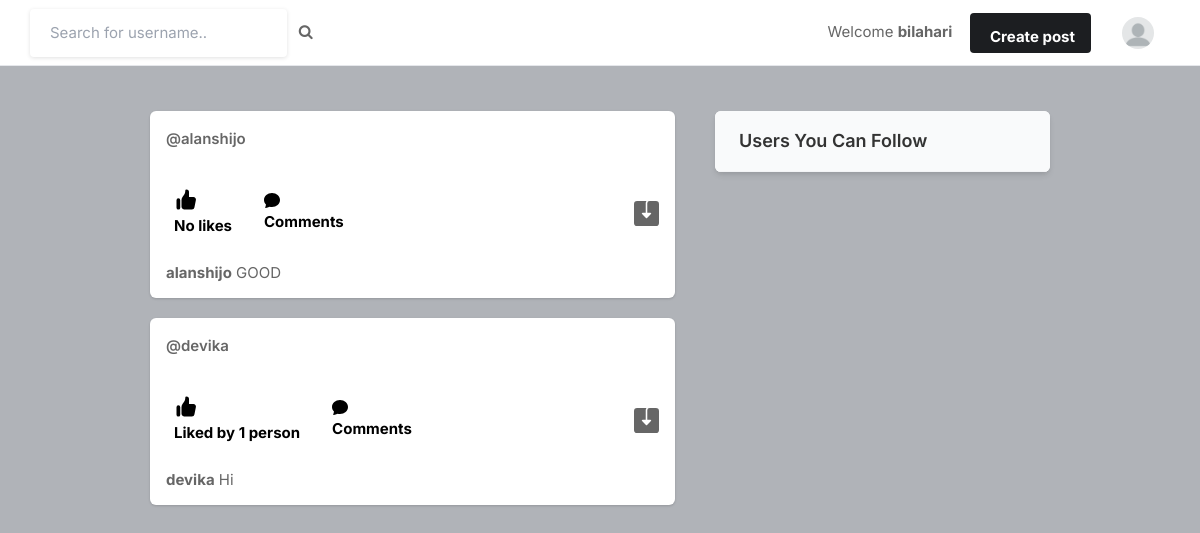
Page / (signed in) on the earlier database version.
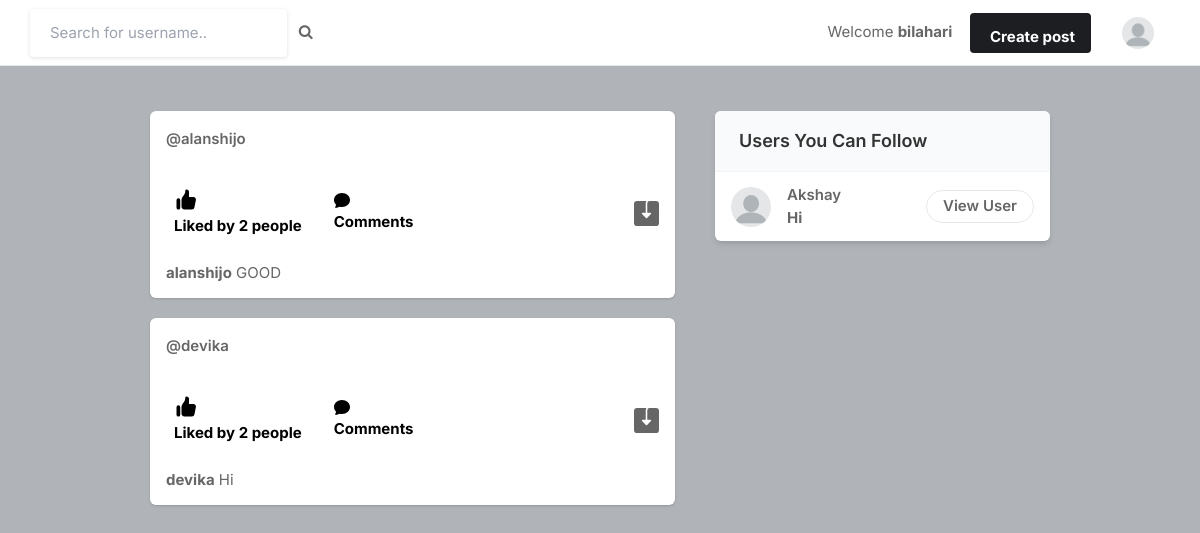
Same page on the later database version.
### core/models.py (models this page shows, shortened)
class Profile(models.Model):
    user = models.ForeignKey(User, on_delete=models.CASCADE)
    id_user = models.IntegerField()
    bio = models.TextField(blank=True)
    phone = models.CharField(max_length=10)
    profileimg = models.ImageField(upload_to='profile_images', default='pic.png')
    location = models.CharField(max_length=100, blank=True)
    tenth = models.FloatField(blank=True, default=0)
    twelfth = models.FloatField(blank=True, default=0)
    ug = models.FloatField(blank=True, default=0)
    pg = models.FloatField(blank=True, default=0)

class Post(models.Model):
    id = models.UUIDField(primary_key=True, default=uuid.uuid4)
    user = models.CharField(max_length=100)
    image = models.ImageField(upload_to='post_images')
    caption = models.TextField()
    created_at = models.DateTimeField(default=datetime.now)
    no_of_likes = models.IntegerField(default=0)

### core/views.py (the view)
# urls.py: path('', views.index, name='index'),
@login_required(login_url='signin')
def index(request):
    user_object = User.objects.get(username=request.user.username)
    user_profile = Profile.objects.get(user=user_object)
    user_following_list = []
    feed = []
    user_following = FollowersCount.objects.filter(follower=request.user.username)
    for users in user_following:
        user_following_list.append(users.user)
    for usernames in user_following_list:
        feed_lists = Post.objects.filter(user=usernames)
        feed.append(feed_lists)
    feed_list = list(chain(*feed))
    all_users = User.objects.all()
    user_following_all = []
    for user in user_following:
        user_list = User.objects.get(username=user.user)
        user_following_all.append(user_list)
    new_suggestions_list = [x for x in list(all_users) if (x not in list(user_following_all))]
    current_user = User.objects.filter(username=request.user.username)
    final_suggestions_list = [x for x in list(new_suggestions_list) if (x not in list(current_user))]
    random.shuffle(final_suggestions_list)
    username_profile = []
    username_profile_list = []
    for users in final_suggestions_list:
        username_profile.append(users.id)
    for ids in username_profile:
        profile_lists = Profile.objects.filter(id_user=ids)
        username_profile_list.append(profile_lists)
    suggestions_username_profile_list = list(chain(*username_profile_list))
    return render(request, 'index.html', {'user_profile': user_profile, 'posts': feed_list,
                                          'suggestions_username_profile_list': suggestions_username_profile_list[:4]})

### templates/index.html (shortened to what this page needs)
{% load static %}
<!DOCTYPE html>
<html lang="en">
<head>
    <link rel="stylesheet" href="{% static 'assets/css/icons.css' %}">
    <link rel="stylesheet" href="{% static 'assets/css/uikit.css' %}">
    <link rel="stylesheet" href="{% static 'assets/css/style.css' %}">
    <link rel="stylesheet" href="{% static 'assets/css/tailwind.css' %}">
    <link rel="stylesheet" href="https://cdnjs.cloudflare.com/ajax/libs/font-awesome/4.7.0/css/font-awesome.min.css">
</head>
<body>
            <header>
                <div class="header_inner">
                    <form action="/search" method="POST">
                    <div class="left-side">
                            <input type="text" name="username" placeholder="Search for username..">&nbsp; &nbsp;
                            <button type="submit"><i class="fa fa-search fa-1x"></i></button>
                    </div>
                    </form>
                    <div class="right-side lg:pr-4">
                         <a href="#" class="">
                            Welcome <b name="" class="">{{user.username}}&nbsp; &nbsp; &nbsp;</b>
                        </a>
                        <a href="#"
                            class="bg-pink-500 flex font-bold hidden hover:bg-pink-600 hover:text-white inline-block items-center lg:block max-h-10 mr-4 px-4 py-2 rounded shado text-white">
                              Create post
                        </a>
                        <a href="#">
                            <img src="{{user_profile.profileimg.url}}" class="header-avatar" alt="">
                        </a>
                    </div>
                </div>
            </header>
            <div class="container m-auto">
                <div class="lg:flex justify-center lg:space-x-10 lg:space-y-0 space-y-5">
                    <div class="space-y-5 flex-shrink-0 lg:w-7/12">
                        {% for post in posts reversed %}
                        <div class="bg-white shadow rounded-md  -mx-2 lg:mx-0">
                            <div class="flex justify-between items-center px-4 py-3">
                                <div class="flex flex-1 items-center space-x-4">
                                    <span class="block font-semibold "><a href="/profile/{{post.user}}">@{{post.user}}</a></span>
                                </div>
                              <div>
                                <a href="#"> <i class="icon-feather-more-horizontal text-2xl hover:bg-gray-200 rounded-full p-2 transition -mr-1 "></i> </a>
                              </div>
                            </div>
                            <div class="py-3 px-4 space-y-3">
                                <div class="flex space-x-4 lg:font-bold">
                                    <a href="/like-post?post_id={{post.id}}" class="flex items-center space-x-2">
                                        <div class="p-2 rounded-full text-black">
                                            {% if post.no_of_likes == 0 %}
                                            <p>No likes</p>
                                            {% elif post.no_of_likes == 1 %}
                                            <p>Liked by {{post.no_of_likes}} person</p>
                                            {% else %}
                                            <p>Liked by {{post.no_of_likes}} people</p>
                                            {% endif %}
                                        </div>
                                    </a>
                                            <a href = "/comment_list?post_id={{post.id}}" class="flex items-center space-x-2">
                                                <div class="p-2 rounded-full text-black">
                                                <p>Comments</p>
                                                </div>
                                            </a>
                                    <a href="{{post.image.url}}" class="flex items-center space-x-2 flex-1 justify-end" download>
                                    </a>
                                </div>
                                <p>
                                    <a href="/profile/{{post.user}}"><strong>{{post.user}}</strong></a> {{post.caption}}
                                </p>
                            </div>
                        </div>
                        {% endfor %}
                    </div>
                    <div class="lg:w-5/12">
                        <div class="bg-white  shadow-md rounded-md overflow-hidden">
                            <div class="bg-gray-50  border-b border-gray-100 flex items-baseline justify-between py-4 px-6 ">
                                <h2 class="font-semibold text-lg">Users You Can Follow</h2>
                            </div>
                            <div class="divide-gray-300 divide-gray-50 divide-opacity-50 divide-y px-4 ">
                                {% for suggestion in suggestions_username_profile_list %}
                                <div class="flex items-center justify-between py-3">
                                    <div class="flex flex-1 items-center space-x-4">
                                        <a href="/profile/{{suggestion.user}}">
                                            <img src="{{suggestion.profileimg.url}}" class="bg-gray-200 rounded-full w-10 h-10">
                                        </a>
                                        <div class="flex flex-col">
                                            <span class="block capitalize font-semibold"> {{suggestion.user}} </span>
					                        <span class="block capitalize font-semibold"><b> {{suggestion.bio}} </b></span>
                                        </div>
                                    </div>
                                    <a href="/profile/{{suggestion.user}}" class="border border-gray-200 font-semibold px-4 py-1 rounded-full hover:bg-pink-600 hover:text-white hover:border-pink-600 "> View User </a>
                                </div>
                                {% endfor %}
                            </div>
                        </div>
                    </div>
                </div>
            </div>
</body>
</html>

### static/assets/css/style.css (style rules this page uses)
body { background-color: #B0B3B8!important; }
button { vertical-align: middle; }
input { height: 48px; line-height: 48px; padding: 0 20px; outline: none; font-size: 15px; color: #808080; max-width: 100%; width: 100%; -webkit-box-sizing: border-box; box-sizing: border-box; display: block; font-weight: 400; opacity: 1; border-radius: 4px; border: none; -webkit-box-shadow: 0 1px 4px 0px rgba(0, 0, 0, 0.12); box-shadow: 0 1px 4px 0px rgba(0, 0, 0, 0.12); }
input[type="text"], input[type="password"], input[type="email"], input[type="number"] { height: 48px; line-height: 48px; padding: 0 20px; outline: none; font-size: 15px; color: #808080; max-width: 100%; width: 100%; -webkit-box-sizing: border-box; box-sizing: border-box; display: block; font-weight: 400; opacity: 1; border-radius: 4px; border: none; -webkit-box-shadow: 0 1px 4px 0px rgba(0, 0, 0, 0.12); box-shadow: 0 1px 4px 0px rgba(0, 0, 0, 0.12); }
input { -webkit-transition: all 0.1s ease-in-out; transition: all 0.1s ease-in-out; }
::placeholder { color: #808080; opacity: 1; }
button { border: none; margin: 0; padding: 0; width: auto; overflow: visible; background: transparent; color: inherit; font: inherit; line-height: normal; cursor: pointer; }
a { color: #be185d; -webkit-transition: 0.3s; transition: 0.3s; outline: none !important; }
button { outline: none !important; }
img { max-width: 100%; }
body { color: #666; font-size: 15px; line-height: 27px; background-color: #f0f2f5; font-family: "Inter", sans-serif; text-transform: none; }
body p { font-size: 15px; line-height: 27px; }
h1, h2, h3, h4, h5, h6 { font-family: "Inter", sans-serif; text-transform: none; }
input[type="text"], input[type="password"], input[type="email"] { font-family: "Inter", sans-serif; text-transform: none; }
button, body .pac-container { font-family: "Inter", sans-serif; text-transform: none; }
h1, h2, h3, h4, h5, h6 { color: #333; font-weight: 500; margin: 0; padding: 0; }
h2 { font-size: 26px; }
b, strong { font-weight: 700 !important; }
@media (min-width: 1024px) { .container { max-width: 900px !important; padding-top: 45px; } }
header { background-color: #fff; left: 0; right: 0; top: 0; z-index: 99; height: 66px; display: -webkit-box; display: -ms-flexbox; display: flex; -webkit-box-align: center; -ms-flex-align: center; align-items: center; border-bottom: 1px solid #e5e7eb; }
header .header_inner { display: -webkit-box; display: -ms-flexbox; display: flex; -webkit-box-align: center; -ms-flex-align: center; align-items: center; max-width: 1090px; margin: auto; width: 100%; max-width: 100% !important; padding: 0 30px; }
header .header_inner .left-side { display: -webkit-box; display: -ms-flexbox; display: flex; -webkit-box-align: center; -ms-flex-align: center; align-items: center; }
header .header_inner .right-side { display: -webkit-box; display: -ms-flexbox; display: flex; -webkit-box-align: center; -ms-flex-align: center; align-items: center; -webkit-box-pack: end; -ms-flex-pack: end; justify-content: flex-end; margin-left: auto; }
header .header_inner .right-side .header-avatar { width: 32px; height: 32px; border-radius: 100%; margin-left: 15px; }

Differences in the rows shown:
changed Post "alanshijo": no_of_likes (not shown) → "2"; no_of_likes "No likes" → "Liked by people"
changed Post "devika": no_of_likes "1" → "2"; no_of_likes "person" → "people"
added Profile: profileimg (picture), user "Akshay", bio "Hi"
